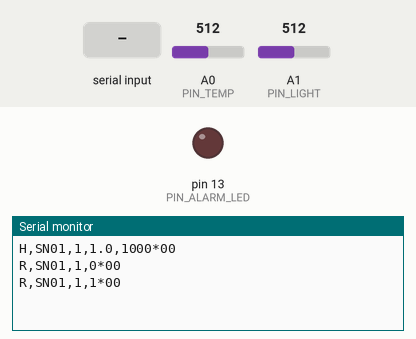
Simulated run of this sketch. Board: Arduino Uno, built with avr-gcc and run on an emulated ATmega328P. On the bench: output pins drawn as LEDs (lit = HIGH), the last lines printed to the serial monitor. The test bench sets the inputs (shaded band); at power-on: A0 (PIN_TEMP) = 512, A1 (PIN_LIGHT) = 512. EEPROM starts erased.

Above: at 1.2 s.
1.3 s: A0 (PIN_TEMP) set to 0
At 2.4 s:
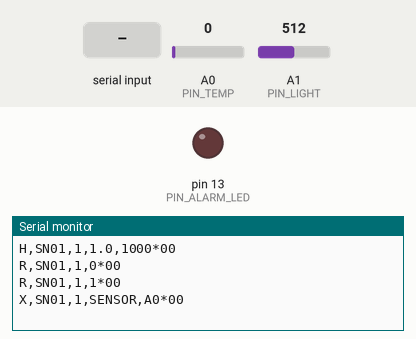
4.5 s: "START\n" received over Serial
6.5 s: "STOP\n" received over Serial
At 7.6 s:
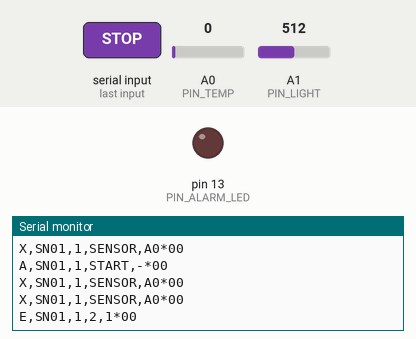
8.5 s: "REPLAY \n" received over Serial
At 9.5 s:
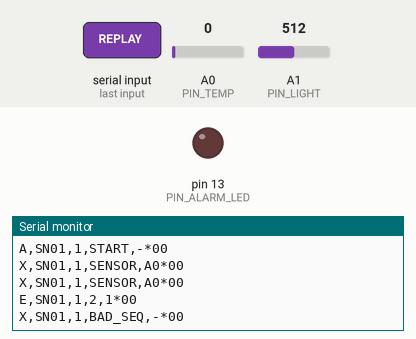

The sketch:

sen309_logger.ino
```cpp
// WSU-SEN 309 Embedded Software and Data Systems Lab
// Practical 1  |  Timed acquisition and structured serial output (STARTER: complete the TODOs)
// (c) 2026 Wellspring University, Faculty of Computing. For registered WSU-SEN 309 students.
//
// Runs on an Arduino Uno or in the Wokwi simulator (diagram.json in this folder).
// Wiring: NTC temperature module OUT -> A0, photoresistor module AO -> A1, alarm LED on D13.
// Serial: 115200 baud. Every line is <body>*<CK>, where CK is the XOR of the body bytes in hex.
// Commands (end with a newline): START, STOP, STATUS, HELLO, RATE <ms>, REPLAY <seq>.

#include <EEPROM.h>
#include <math.h>

// ---------------------------------------------------------------- settings
const char DEVICE_ID[] = "SN01";        // change to your own device id (SN + two digits)
const char FW_VERSION[] = "1.0";
const bool AUTOSTART = true;            // start sampling at power-up, without a START command

const uint8_t PIN_TEMP = A0;
const uint8_t PIN_LIGHT = A1;
const uint8_t PIN_ALARM_LED = 13;

const float BETA = 3950.0;              // NTC beta coefficient (Wokwi module)
const int16_t ALARM_ON_10 = 350;        // alarm at 35.0 C or more ...
const int16_t ALARM_OFF_10 = 330;       // ... and back to normal at 33.0 C or less (hysteresis)
const uint32_t PERIOD_MIN = 200;
const uint32_t PERIOD_MAX = 60000;

// ---------------------------------------------------------------- state
enum State : uint8_t { IDLE, RUN, ALARM };
State state = IDLE;

uint32_t periodMs = 1000;
uint32_t nextDue = 0;                   // millis() value at which the next sample is due
uint32_t seq = 0;                       // sequence number of the next reading
uint32_t sentCount = 0;                 // readings sent since the last START
uint16_t bootId = 0;

struct Sample {                         // one reading, kept for REPLAY
  uint32_t seq;
  uint32_t t;
  int16_t temp10;
  uint16_t light;
  uint8_t alarm;
};
const uint8_t RING_SIZE = 32;
Sample ring[RING_SIZE];
uint8_t ringNext = 0;                   // index the next sample is written to
uint8_t ringCount = 0;

char body[64];                          // the line being built
char cmd[25];                           // the command being received
uint8_t cmdLen = 0;
bool cmdOverflow = false;

// ---------------------------------------------------------------- framing
uint8_t checksum(const char *s) {
  uint8_t c = 0;
  // TODO 1 (Part A): XOR every character of s into c, up to the terminating '\0'.
  //   Check: checksum("H,SN01,1,1.0,1000") must be 0x4B.
  (void)s;
  return c;
}

void sendLine(const char *b) {
  char ck[3];
  snprintf(ck, sizeof ck, "%02X", checksum(b));
  Serial.print(b);
  Serial.print('*');
  Serial.println(ck);
}

// Write a value held in tenths as text: 246 -> "24.6", -5 -> "-0.5".
void tenths(char *out, size_t n, int16_t v10) {
  const char *sign = v10 < 0 ? "-" : "";
  int16_t a = v10 < 0 ? -v10 : v10;
  snprintf(out, n, "%s%d.%d", sign, a / 10, a % 10);
}

const char *stateName() {
  if (state == RUN) return "RUN";
  if (state == ALARM) return "ALM";
  return "IDLE";
}

void sendHello() {
  snprintf(body, sizeof body, "H,%s,%u,%s,%lu", DEVICE_ID, bootId, FW_VERSION, (unsigned long)periodMs);
  sendLine(body);
}

void sendAck(const char *what, const char *detail) {
  snprintf(body, sizeof body, "A,%s,%u,%s,%s", DEVICE_ID, bootId, what, detail);
  sendLine(body);
}

void sendError(const char *code, const char *detail) {
  snprintf(body, sizeof body, "X,%s,%u,%s,%s", DEVICE_ID, bootId, code, detail);
  sendLine(body);
}

void sendReading(const Sample &s) {
  char t[8];
  tenths(t, sizeof t, s.temp10);
  // TODO 2 (Part A): the reading has eight fields: R,<device>,<boot>,<seq>,<t_ms>,<temp_c>,<light>,<state>
  //   Only the first four are written so far. Add t_ms (s.t), the temperature text (t), the light
  //   value (s.light) and the state ("ALM" if s.alarm, otherwise "RUN").
  snprintf(body, sizeof body, "R,%s,%u,%lu", DEVICE_ID, bootId, (unsigned long)s.seq);
  (void)t;
  sendLine(body);
}

// ---------------------------------------------------------------- acquisition
// Returns false if the sensor reading is impossible (open or shorted sensor).
bool readTemp10(int16_t &out) {
  int a = analogRead(PIN_TEMP);
  if (a <= 0 || a >= 1023) return false;
  float c = 1.0 / (log(1.0 / (1023.0 / a - 1.0)) / BETA + 1.0 / 298.15) - 273.15;
  out = (int16_t)lround(c * 10.0);
  return true;
}

void takeSample(uint32_t now) {
  int16_t t10;
  if (!readTemp10(t10)) {
    sendError("SENSOR", "A0");          // no reading this period; seq is not used up
    return;
  }
  // TODO 4 (Part B): the embedded state machine. Go from RUN to ALARM when t10 >= ALARM_ON_10,
  //   and back from ALARM to RUN only when t10 <= ALARM_OFF_10 (hysteresis). Drive the LED.
  digitalWrite(PIN_ALARM_LED, state == ALARM ? HIGH : LOW);

  Sample s;
  s.seq = seq++;
  s.t = now;
  s.temp10 = t10;
  s.light = (uint16_t)analogRead(PIN_LIGHT);
  s.alarm = state == ALARM;
  ring[ringNext] = s;
  ringNext = (ringNext + 1) % RING_SIZE;
  if (ringCount < RING_SIZE) ringCount++;
  sentCount++;
  sendReading(s);
}

// ---------------------------------------------------------------- commands
void startRun() {
  state = RUN;
  sentCount = 0;
  nextDue = millis();
}

void stopRun() {
  long last = sentCount ? (long)(seq - 1) : -1L;
  snprintf(body, sizeof body, "E,%s,%u,%lu,%ld", DEVICE_ID, bootId, (unsigned long)sentCount, last);
  sendLine(body);
  state = IDLE;
  digitalWrite(PIN_ALARM_LED, LOW);
}

void replayFrom(uint32_t from) {
  uint8_t oldest = (ringNext + RING_SIZE - ringCount) % RING_SIZE;
  if (ringCount && from < ring[oldest].seq) {
    char d[12];
    snprintf(d, sizeof d, "%lu", (unsigned long)ring[oldest].seq);
    sendError("GONE", d);                // older readings are no longer held
  }
  uint8_t n = 0;
  for (uint8_t k = 0; k < ringCount; k++) {
    const Sample &s = ring[(oldest + k) % RING_SIZE];
    if (s.seq >= from) {
      sendReading(s);
      n++;
    }
  }
  char d[6];
  snprintf(d, sizeof d, "%u", n);
  sendAck("REPLAY", d);
}

// Parse an unsigned number; false if the text is empty or not all digits.
bool toNumber(const char *s, uint32_t &out) {
  if (!*s) return false;
  uint32_t v = 0;
  for (; *s; s++) {
    if (*s < '0' || *s > '9' || v > 400000000UL) return false;
    v = v * 10 + (uint32_t)(*s - '0');
  }
  out = v;
  return true;
}

void handleCommand(const char *c) {
  uint32_t n;
  if (strcmp(c, "START") == 0) {
    if (state == IDLE) startRun();
    sendAck("START", "-");
  } else if (strcmp(c, "STOP") == 0) {
    if (state == IDLE) sendError("NOT_RUNNING", "-");
    else stopRun();
  } else if (strcmp(c, "HELLO") == 0) {
    sendHello();
  // TODO 5 (Part B): add STATUS  -> S,<device>,<boot>,<IDLE|RUN|ALM>,<next seq>,<period_ms>
  //   and RATE <ms> -> if toNumber() succeeds and PERIOD_MIN <= ms <= PERIOD_MAX: set periodMs,
  //   set nextDue = millis() + periodMs and sendAck("RATE", c + 5); otherwise sendError("BAD_RATE", "-").
  } else if (strncmp(c, "REPLAY ", 7) == 0) {
    if (toNumber(c + 7, n)) replayFrom(n);
    else sendError("BAD_SEQ", "-");
  } else {
    sendError("UNKNOWN", "-");
  }
}

void readCommands() {
  while (Serial.available() > 0) {
    char ch = (char)Serial.read();
    if (ch == '\r') continue;
    if (ch == '\n') {
      cmd[cmdLen] = '\0';
      if (cmdOverflow) sendError("TOO_LONG", "-");
      else if (cmdLen > 0) handleCommand(cmd);
      cmdLen = 0;
      cmdOverflow = false;
    } else if (cmdLen < sizeof cmd - 1) {
      cmd[cmdLen++] = ch;
    } else {
      cmdOverflow = true;
    }
  }
}

// ---------------------------------------------------------------- setup and loop
void setup() {
  pinMode(PIN_ALARM_LED, OUTPUT);
  Serial.begin(115200);
  // boot counter in EEPROM: a new number after every reset, so the host can tell runs apart
  EEPROM.get(0, bootId);
  if (bootId == 0xFFFF) bootId = 0;       // a blank EEPROM reads as 0xFFFF
  bootId++;
  EEPROM.put(0, bootId);
  sendHello();
  if (AUTOSTART) startRun();
}

void loop() {
  readCommands();
  // TODO 3 (Part A): this version waits with delay(). It drifts (every reading takes a little
  //   longer than periodMs) and it cannot hear commands while it waits. Replace it with a
  //   non-blocking schedule: if state is not IDLE and millis() has reached nextDue, add periodMs
  //   to nextDue and call takeSample(now). Never call delay() in this sketch.
  if (state != IDLE) {
    takeSample(millis());
    delay(periodMs);
  }
}
```

Measured:
- after the input at 1.3 s, the serial monitor: prints a new line after 0.71 s (image 1)
- after the input at 6.5 s, the serial monitor: prints a new line after 0.51 s (image 2)
- after the input at 8.5 s, the serial monitor: prints a new line at once (image 3)
